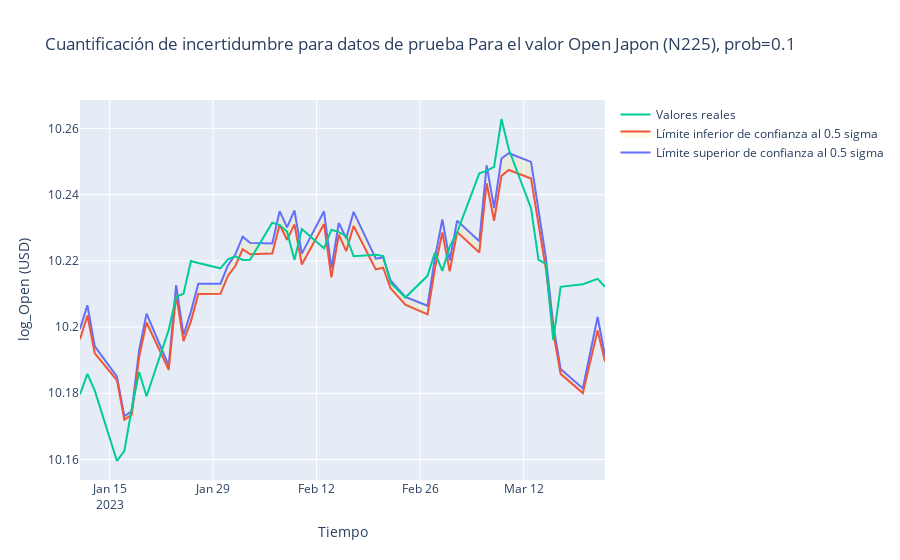
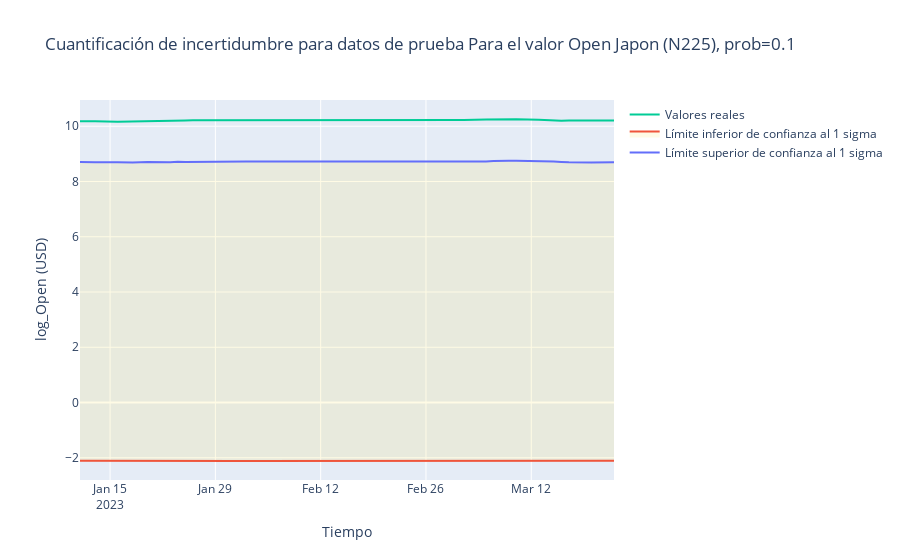
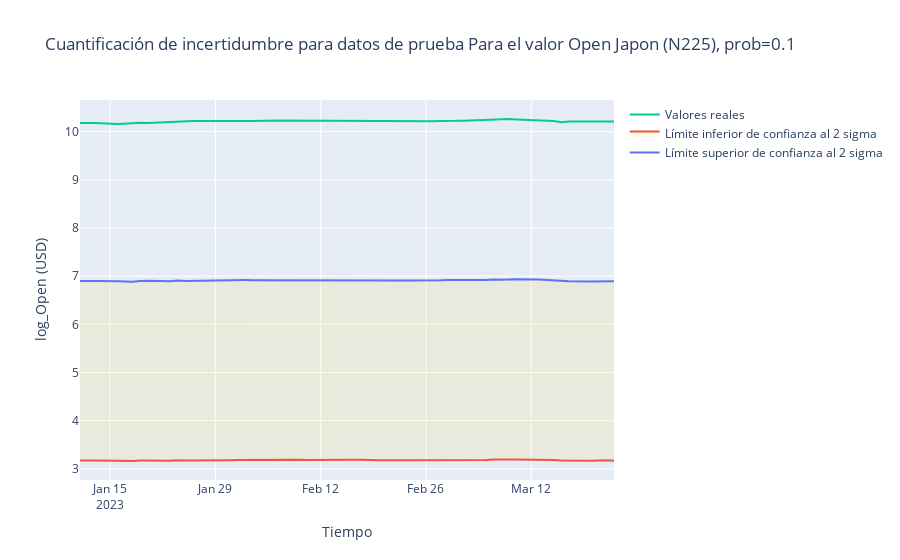
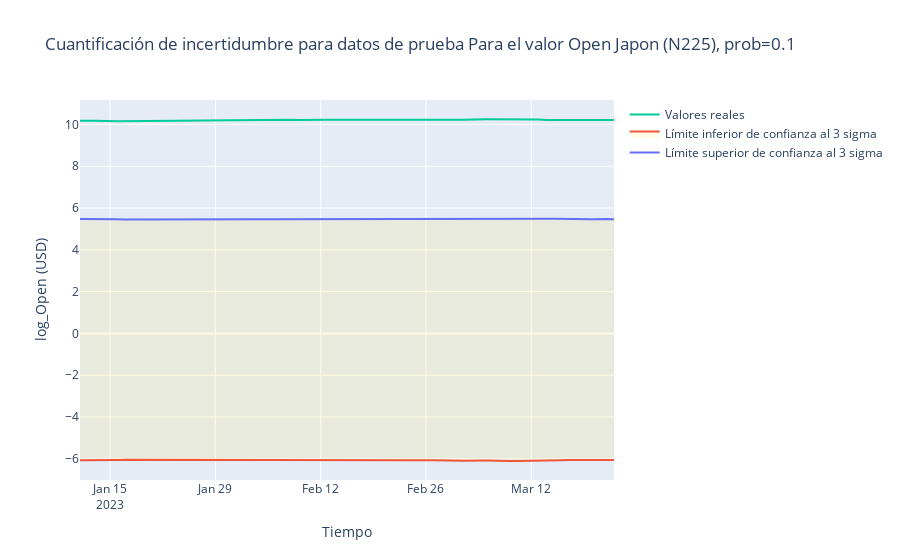

Source (notebook cell) for these figures, in order:
### Markdown cell above
## Evaluación de los Stock

### Code cell
# Llamado de Datos
#conn = mysql.connector.connect(user='root', password='', host='localhost', database='stock_exchange')

stock= pd.DataFrame(pd.read_csv("n225.csv"))

#conn.close()
    
#Selección de variables
Selecccionadas=['Date', 'Open']
stock_2=stock[Selecccionadas]
stock_2=stock_2.loc[(stock_2["Date"] >= '2022-06-01')]
stock_2['Open']=np.log(stock_2['Open'])
    
    
# División en Entreanmiento y Prueba
def create_sliding_window(data, sequence_length, stride=1):
    X_list, y_list = [], []
    for i in range(len(data)):
        if (i + sequence_length) < len(data):
            X_list.append(data.iloc[i:i+sequence_length:stride, :].values)
            y_list.append(data.iloc[i+sequence_length, -1])
    return np.array(X_list), np.array(y_list)

train_split = 0.7
n_train = int(train_split * len(stock_2))
n_test = len(stock_2) - n_train

features = ['Open']
feature_array = stock_2[features].values

# Fit Scaler only on Training features
feature_scaler = MinMaxScaler()
feature_scaler.fit(feature_array[:n_train])
# Fit Scaler only on Training target values
target_scaler = MinMaxScaler()
target_scaler.fit(feature_array[:n_train, -1].reshape(-1, 1))

# Transfom on both Training and Test data
scaled_array = pd.DataFrame(feature_scaler.transform(feature_array), columns=features)

sequence_length = 10
X, y = create_sliding_window(scaled_array, sequence_length)

X_train = X[:n_train]
y_train = y[:n_train]

X_test = X[n_train:]
y_test = y[n_train:]
    
# Entrenamiento del modelo
n_features = scaled_array.shape[-1]
sequence_length = 10
output_length = 1

batch_size = 128
n_epochs = 150
learning_rate = 0.01

vari1=[0.1, 0.3, 0.5, 0.7, 0.9]
for x in vari1:
    bayesian_lstm = BayesianLSTM(n_features=n_features,
                            output_length=output_length,
                            batch_size = batch_size,
                            var1=x)

    criterion = torch.nn.MSELoss()
    optimizer = torch.optim.Adam(bayesian_lstm.parameters(), lr=learning_rate)
    
    bayesian_lstm.train()

    for e in range(1, n_epochs+1):
        for b in range(0, len(X_train), batch_size):
            features = X_train[b:b+batch_size,:,:]
            target = y_train[b:b+batch_size]    

            X_batch = torch.tensor(features,dtype=torch.float32)    
            y_batch = torch.tensor(target,dtype=torch.float32)

            output = bayesian_lstm(X_batch)
            loss = criterion(output.view(-1), y_batch)  

            loss.backward()
            optimizer.step()        
            optimizer.zero_grad() 

        #if e % 10 == 0:
        #   print('epoch', e, 'loss: ', loss.item())
    
    # Evaluación del Rendimiento del Modelo
    offset = sequence_length

    def inverse_transform(y):
        return target_scaler.inverse_transform(y.reshape(-1, 1))

    training_df = pd.DataFrame()
    training_df['Date'] = stock_2['Date'].iloc[offset:n_train + offset:1] 
    training_predictions = bayesian_lstm.predict(X_train)
    training_df['Open'] = inverse_transform(training_predictions)
    training_df['source'] = 'Training Prediction'

    training_truth_df = pd.DataFrame()
    training_truth_df['Date'] = training_df['Date']
    training_truth_df['Open'] = stock_2['Open'].iloc[offset:n_train + offset:1] 
    training_truth_df['source'] = 'True Values'

    testing_df = pd.DataFrame()
    testing_df['Date'] = stock_2['Date'].iloc[n_train + offset::1] 
    testing_predictions = bayesian_lstm.predict(X_test)
    testing_df['Open'] = inverse_transform(testing_predictions)
    testing_df['source'] = 'Test Prediction'

    testing_truth_df = pd.DataFrame()
    testing_truth_df['Date'] = testing_df['Date']
    testing_truth_df['Open'] = stock_2['Open'].iloc[n_train + offset::1] 
    testing_truth_df['source'] = 'True Values'

    evaluation = pd.concat([training_df, testing_df, training_truth_df, testing_truth_df], axis=0)
    
    
## Cuantificación de la Incertidumbre
    n_experiments = 100

    test_uncertainty_df = pd.DataFrame()
    test_uncertainty_df['Date'] = testing_df['Date']

    for i in range(n_experiments):
        experiment_predictions = bayesian_lstm.predict(X_test)
        test_uncertainty_df['log_Open_{}'.format(i)] = inverse_transform(experiment_predictions)
    
    
    for i in [0.5, 1, 2, 3]:
        log_energy_consumption_df = test_uncertainty_df.filter(like='log_Open', axis=1)
        test_uncertainty_df['log_Open_mean'] = log_energy_consumption_df.mean(axis=1)
        test_uncertainty_df['log_Open_std'] = log_energy_consumption_df.std(axis=1)

        test_uncertainty_df = test_uncertainty_df[['Date', 'log_Open_mean', 'log_Open_std']]
    
        test_uncertainty_df['lower_bound'] = test_uncertainty_df['log_Open_mean'] - i*test_uncertainty_df['log_Open_std']
        test_uncertainty_df['upper_bound'] = test_uncertainty_df['log_Open_mean'] + 0.5*test_uncertainty_df['log_Open_std']
    
    

        test_uncertainty_plot_df = test_uncertainty_df.copy(deep=True)
        test_uncertainty_plot_df = test_uncertainty_plot_df.loc[test_uncertainty_plot_df['Date'].between('2022-06-01', '2023-03-24')]
        truth_uncertainty_plot_df = testing_truth_df.copy(deep=True)
        truth_uncertainty_plot_df = truth_uncertainty_plot_df.loc[testing_truth_df['Date'].between('2022-06-01', '2023-03-24')]

        upper_trace = go.Scatter(
            x=test_uncertainty_plot_df['Date'],
            y=test_uncertainty_plot_df['upper_bound'],
            mode='lines',
            fill=None,
            name='Límite superior de confianza al '+str(i)+' sigma'
            )
        lower_trace = go.Scatter(
            x=test_uncertainty_plot_df['Date'],
            y=test_uncertainty_plot_df['lower_bound'],
            mode='lines',
            fill='tonexty',
            fillcolor='rgba(255, 211, 0, 0.1)',
            name='Límite inferior de confianza al '+str(i)+' sigma'
            )
        real_trace = go.Scatter(
            x=truth_uncertainty_plot_df['Date'],
            y=truth_uncertainty_plot_df['Open'],
            mode='lines',
            fill=None,
            name='Valores reales'
            )

        data = [upper_trace, lower_trace, real_trace]

        fig = go.Figure(data=data)
        fig.update_layout(title='Cuantificación de incertidumbre para datos de prueba Para el valor Open Japon (N225), prob='+str(x),
                        xaxis_title='Tiempo',
                        yaxis_title='log_Open (USD)')

        fig.show()
    
### Evaluación de la Incertidumbre

# Using 99% confidence bounds
        bounds_df = pd.DataFrame()
        bounds_df['lower_bound'] = test_uncertainty_plot_df['lower_bound']
        bounds_df['prediction'] = test_uncertainty_plot_df['log_Open_mean']
        bounds_df['real_value'] = truth_uncertainty_plot_df['Open']
        bounds_df['upper_bound'] = test_uncertainty_plot_df['upper_bound']

        bounds_df['contained'] = ((bounds_df['real_value'] >= bounds_df['lower_bound']) & (bounds_df['real_value'] <= bounds_df['upper_bound']))
    

    
        print("Proporción of puntos contenidos con un intervalo de confianza del "+str(i)+" sigma:", bounds_df['contained'].mean())
